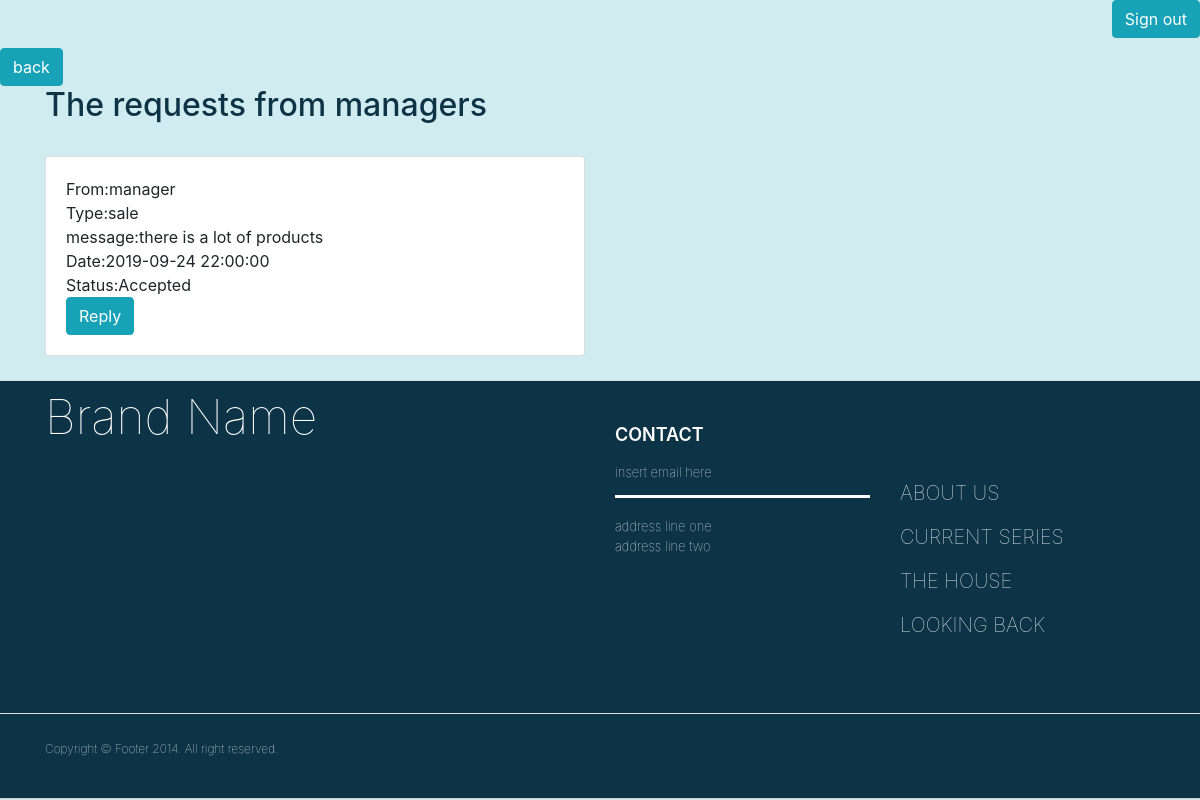
Page /requestMan.php on the committed database.
### tables this page shows
CREATE TABLE `requests` (
  `request_id` int(12) NOT NULL,
  `request_type` enum('buy','sale','pay') NOT NULL,
  `request_message` varchar(250) NOT NULL,
  `request_date` timestamp NOT NULL DEFAULT current_timestamp(),
  `fk_user_from` int(11) NOT NULL,
  `request_status` enum('Open','Accepted','Dismissed','') NOT NULL
);

CREATE TABLE `users` (
  `user_id` int(12) NOT NULL,
  `fullname` varchar(200) NOT NULL,
  `date_of_birth` date NOT NULL,
  `email` varchar(200) NOT NULL,
  `password` varchar(200) NOT NULL,
  `telefon` varchar(200) NOT NULL,
  `address` varchar(200) NOT NULL,
  `gender` enum('f','m') NOT NULL,
  `status` enum('Married','single') NOT NULL,
  `children` varchar(200) NOT NULL,
  `nationality` varchar(200) NOT NULL,
  `education` varchar(200) NOT NULL,
  `date_of_start` timestamp NOT NULL DEFAULT current_timestamp() ON UPDATE current_timestamp(),
  `role` varchar(200) NOT NULL
);

### requestMan.php (the view, shortened to what this page needs)
<?php
require 'db.php';
?>
<!DOCTYPE html>
<html lang="en">
<head>
<?php require 'header.php'; ?>
</head>
<body class="body">
<?php require 'nav.php'; ?>
<a href="managerpage.php"><button type='button' class='btn btn-info'>back</button></a>
<div class="container">
 <h2 style="color: #0d3446" >The requests from managers</h2><br>
<?php
$sql = "SELECT * FROM requests
        JOIN users ON fk_user_from=user_id WHERE role='manager'
        ";
        $result =mysqli_query($conn,$sql);
        if($result->num_rows> 0) {
            while($row = $result->fetch_assoc()) {?>
<div class="row">
    <div class="col-sm-6">
        <div class="card">
            <div class="card-body">
                <span>From:</span><?php echo $row['fullname'];?><br>
                <span>Type:</span><?php echo $row['request_type'];?><br>
                <span>message:</span><?php echo $row['request_message'];?><br>
                <span>Date:</span><?php echo $row['request_date'];?><br>
                <span>Status:</span><?php echo $row['request_status'];?><br>
                <?php echo "
                <a href='action/acceptRequest.php?id=" .$row['request_id']."'><button type='button' class='btn btn-info'>Reply</button></a>"
                  ;  ?>
                </div>
        </div>
                <br>
    </div>
</div>
<?php
}
}
?>
</div>
<?php require 'footer.php'; ?>
</body>
</html>

### requestMan.php (style rules this page uses)
.body { background-color: #d0ecf0 }

### rows in the picture
requests: fk_user_from.fullname "manager", request_type "sale", request_message "there is a lot of products", request_date "2019-09-24 22:00:00", request_status "Accepted"
